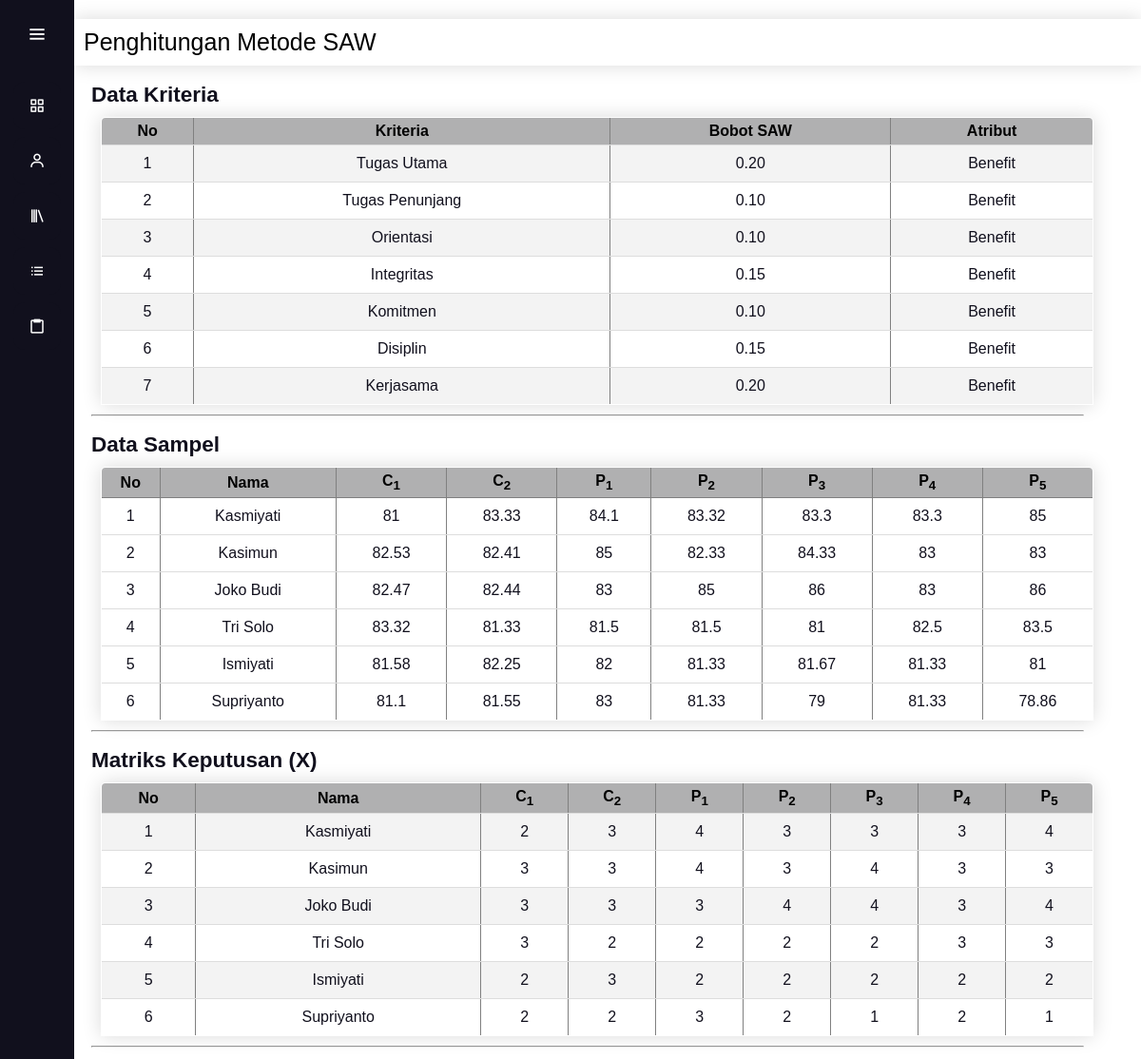
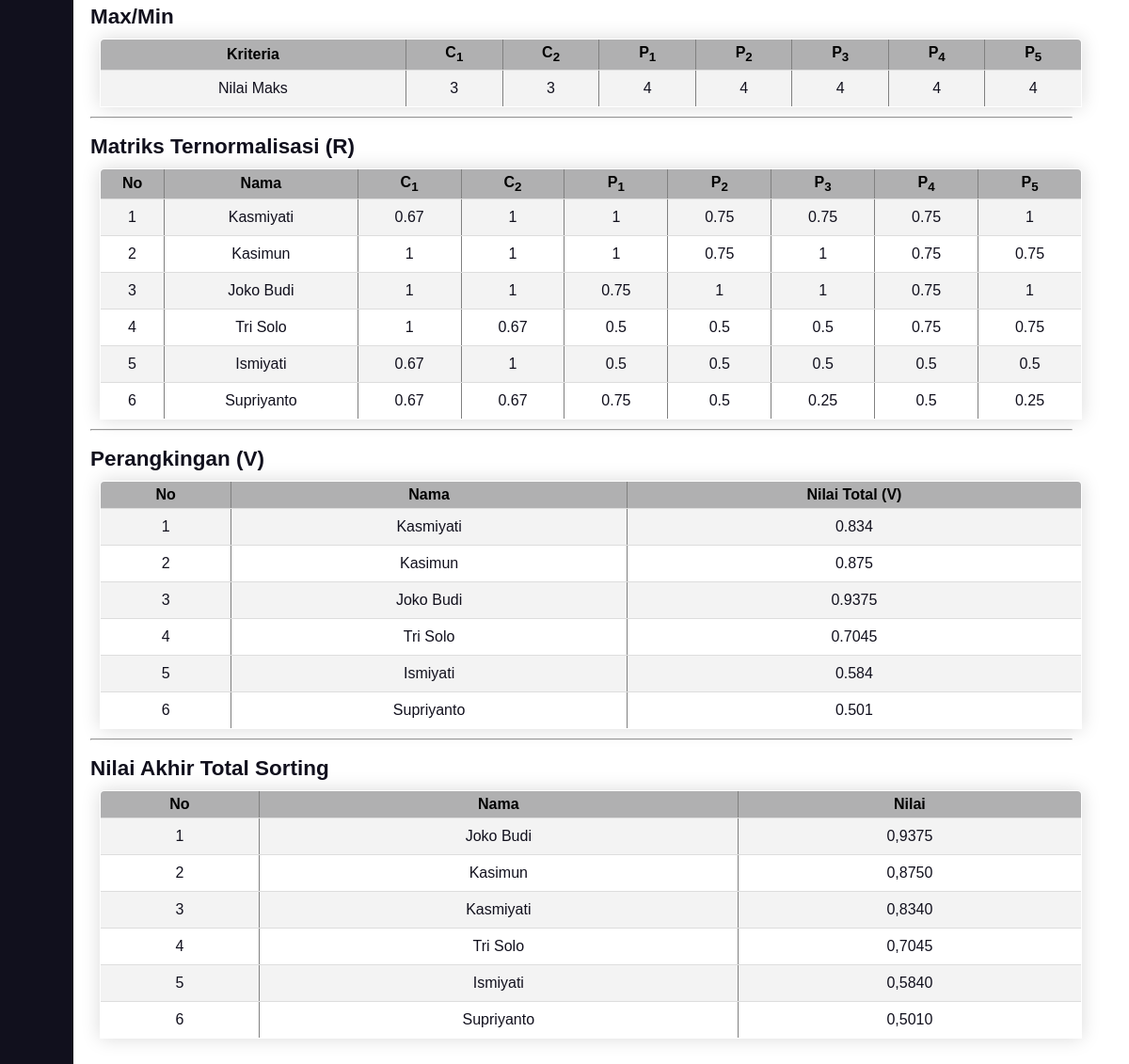
/saw.php, run on the app's committed database (2 pictures, top to bottom).
### tables this page shows
CREATE TABLE `data_subkriteria` (
  `id_sub` tinyint(4) NOT NULL,
  `kriteria` tinyint(4) NOT NULL COMMENT 'FK data_kriteria',
  `nama_sub` varchar(30) NOT NULL,
  `bobot_standar_pm` tinyint(4) NOT NULL,
  `bobot_standar_saw` decimal(4,2) NOT NULL,
  `jenis` enum('C','S') DEFAULT NULL COMMENT 'C=Core;S=Secondary',
  `jns_saw` varchar(7) NOT NULL
);

CREATE TABLE `data_kriteria` (
  `id_aspek` tinyint(3) UNSIGNED NOT NULL,
  `nama_aspek` varchar(100) NOT NULL,
  `bobot` float NOT NULL,
  `bobot_core` float NOT NULL,
  `bobot_secondary` float NOT NULL,
  `nama_singkat` char(1) DEFAULT NULL
);

CREATE TABLE `data_alternatif` (
  `id_karyawan` tinyint(3) UNSIGNED NOT NULL,
  `nama_karyawan` varchar(100) NOT NULL
);

CREATE TABLE `data_sample` (
  `id_sample` int(11) UNSIGNED NOT NULL,
  `karyawan` tinyint(3) UNSIGNED DEFAULT NULL,
  `faktor` tinyint(3) UNSIGNED DEFAULT NULL,
  `nilai` float UNSIGNED DEFAULT NULL
);

### saw.php (the view, shortened to what this page needs)
<?php
	$conn = mysqli_connect("localhost", "root", "", "spk");
?>
<!doctype html>
<html lang="en">
  	<head>
		<link rel="stylesheet" href="style.css"><link rel="stylesheet" href="fontAwesome/css/fontawesome.min.css">
		<link rel="stylesheet" href="fontAwesome/css/all.min.css">
		<link href='https://unpkg.com/boxicons@2.0.7/css/boxicons.min.css' rel='stylesheet'>
  	</head>
  	<body>
  		<div class="sidebar">
            <div class="logo-details">
                <i class='bx bx-menu' id="btn" ></i>
            </div>
            <ul class="nav-list">
                <li>
                    <a href="index.php">
                        <i class='bx bx-grid-alt'></i>
                    </a>
                </li>
                <li>
                    <a href="data_alternatif.php">
                        <i class='bx bx-user' ></i>
                    </a>
                </li>
                <li>
                    <a href="data_kriteria.php">
                        <i class='bx bx-library'></i>
                    </a>
                </li>
                <li>
                    <a href="data_subkriteria.php">
                        <i class='bx bx-list-ul'></i>
                    </a>
                </li>
                <li>
                    <a href="hasil.php">
                        <i class='bx bx-clipboard'></i>
                    </a>
                </li>
            </ul>
        </div>
		<section class = "home-section">
            <div class="header">Penghitungan Metode SAW</div>
            <div class='text'>
				<?php
						$sql="SELECT * FROM data_sample";
						$hasil=mysqli_query($conn, $sql);
						while($row=mysqli_fetch_assoc($hasil))
							{
								$nilai_sample[$row['karyawan']][$row['faktor']]=$row['nilai'];
							}
						$nama_karyawan=array();
						$nilai_akhir=array();
						$sql="SELECT * FROM data_alternatif ORDER BY id_karyawan";
						$hasil=mysqli_query($conn, $sql);
						while($row=mysqli_fetch_assoc($hasil))
							{
								$nama_karyawan[$row['id_karyawan']]=$row['nama_karyawan'];
								$nilai_akhir[$row['id_karyawan']]=0;
							}
						$nama_aspek=array();
						$nama_singkat=array();
						$jumlah_kolom=array();
						$sql="SELECT *,(SELECT COUNT(id_sub) FROM data_subkriteria WHERE kriteria=id_aspek) AS jum_kolom
							FROM data_kriteria";
						$hasil=mysqli_query($conn, $sql);
						while($row=mysqli_fetch_assoc($hasil))
							{
								$aspek=$row['id_aspek'];
								$nama_aspek[$row['id_aspek']]=$row['nama_aspek'];
								$nama_singkat[$row['id_aspek']]=$row['nama_singkat'];
								$jumlah_kolom[$row['id_aspek']]=$row['jum_kolom'];
								$sql2="SELECT * FROM data_subkriteria WHERE kriteria='$aspek' ORDER BY id_sub";
								$hasil2=mysqli_query($conn, $sql2);
								$kolom=1;
								while($row2=mysqli_fetch_assoc($hasil2))
									{
										$r_index[$aspek][$kolom]=$row2['id_sub'];
										$kolom++;
									}
							}
					?>
				<h2>Data Kriteria</h2>
					<table class = 'content-table' border='1' width='100%'>
						<tr align='center'>
							<th>No</th>
							<th>Kriteria</th>
							<th>Bobot SAW</th>
							<th>Atribut</th>
						</tr>
						<?php
							$norm=array();
							$no=1;
							$sql="SELECT * FROM data_subkriteria ORDER BY id_sub";
							$hasil=mysqli_query($conn, $sql);
							$bobot_saw=array();
							while($row=mysqli_fetch_assoc($hasil))
							{
								$bobot_saw[$row['id_sub']]=$row['bobot_standar_saw'];
						?>
						<tr align='center'>
							<td><?php echo $no++;?></td>
							<td><?php echo $row['nama_sub'];?></td>
							<td><?php echo $row['bobot_standar_saw'];?></td>
							<td><?php echo $row['jns_saw'];?></td>
						</tr>
						<?php
								}
						?>
					</table>
					<hr><br>
				<h2>Data Sampel</h2>
					<table border = '1' class = 'content-table' width='100%'>
						<thead><tr align='center'>
							<th>No</th>
							<th>Nama</th>
							<?php while (list($key, $value) = each($nama_aspek))
									{
										for($kol=1;$kol<=$jumlah_kolom[$key];$kol++) {?>
							<th><?php echo $nama_singkat[$key]; ?><sub><?php echo $kol;?></sub></th>
							<?php }
							}?>
						</tr></thead>
						<?php
							reset($nama_karyawan);
							$nomor=1;
							while (list($k, $v) = each($nama_karyawan))
								{
						?>
						<tbody><tr align='center'>
							<td><?php echo $nomor++;?></td>
							<td><?php echo $nama_karyawan[$k];?></td>
							<?php
								reset($nama_aspek);
								while (list($key, $value) = each($nama_aspek))
								{
									for($kol=1;$kol<=$jumlah_kolom[$key];$kol++) {
										$pos=$r_index[$key][$kol];
								?>
							<td><?php echo $nilai_sample[$k][$pos]; ?></td>
							<?php
									}
								} ?>
						</tr></tbody>
						<?php
							}
						?>
					</table>
        			<hr> <br>
				<h2>Matriks Keputusan (X)</h2>
					<table border='1' class = 'content-table' width='100%'>
						<tr align='center'>
							<th>No</th>
							<th>Nama</th>
							<?php
								reset($nama_aspek);
								while (list($key, $value) = each($nama_aspek))
									{
									for($kol=1;$kol<=$jumlah_kolom[$key];$kol++) {?>
							<th><?php echo $nama_singkat[$key]; ?><sub><?php echo $kol;?></sub></th>
							<?php 		}
									} ?>
						</tr>
						<?php
							reset($nama_karyawan);
							$nomor=1;
							while (list($k, $v) = each($nama_karyawan))
								{
						?>
						<tr align='center'>
							<td><?php echo $nomor++;?></td>
							<td><?php echo $nama_karyawan[$k];?></td>
							<?php
								reset($nama_aspek);
								while (list($key, $value) = each($nama_aspek))
									{
									for($kol=1;$kol<=$jumlah_kolom[$key];$kol++) {
										$pos=$r_index[$key][$kol];
										if($nilai_sample[$k][$pos]<=80.0){
											$nilai_sample[$k][$pos]= 1;
										}elseif($nilai_sample[$k][$pos]<=82.0){
											$nilai_sample[$k][$pos]=2;
										}elseif($nilai_sample[$k][$pos]<=84.0){
											$nilai_sample[$k][$pos]=3;
										}elseif($nilai_sample[$k][$pos]<=100.0){
											$nilai_sample[$k][$pos]=4;
										}
								?>
							<td><?php echo $nilai_sample[$k][$pos];?></td>
							<?php }
								}?>
						</tr>
						<?php
								}
						?>
					</table>
				<hr> <br>
				<h2>Max/Min</h2>
					<table border = '1' class = 'content-table' width='100%'>
						<tr align='center'>
							<th>Kriteria</th>
							<?php
								reset($nama_aspek);
								while (list($key, $value) = each($nama_aspek))
									{
									for($kol=1;$kol<=$jumlah_kolom[$key];$kol++) {?>
							<th><?php echo $nama_singkat[$key]; ?><sub><?php echo $kol;?></sub></th>
							<?php }
								}	?>
						</tr>
						<tr align='center'>
							<td>Nilai Maks</td>
							<?php
							reset($nama_aspek);
							while (list($key, $value) = each($nama_aspek))
								{
									for($kol=1;$kol<=$jumlah_kolom[$key];$kol++) {
										$pos=$r_index[$key][$kol];
										for ($a=1; $a<=count($nilai_sample); $a++){
											$n = $nilai_sample[$a][$pos];
											$norm[] = $n;
										}
										$maks[$pos] = max($norm);
										$mins[$pos] = min($norm);
								?>
							<td>
								<?php if ($jns_saw='Benefit'){
										echo $maks[$pos];
									}elseif ($jns_saw='Cost') {
										echo $mins[$pos];
									}
								}
								?>
							</td>
							<?php
								}
							?>
						</tr>
					</table>
				<hr /> <br>
				<h2>Matriks Ternormalisasi (R)</h2>
					<table border='1' class = 'content-table' width='100%'>
						<tr align='center'>
							<th>No</th>
							<th>Nama</th>
							<?php
								reset($nama_aspek);
								while (list($key, $value) = each($nama_aspek))
									{
									for($kol=1;$kol<=$jumlah_kolom[$key];$kol++) {?>
							<th><?php echo $nama_singkat[$key]; ?><sub><?php echo $kol;?></sub></th>
							<?php 		}
									} ?>
						</tr>
						<?php
							reset($nama_karyawan);
							$nomor=1;
							while (list($k, $v) = each($nama_karyawan))
								{
						?>
						<tr align='center'>
							<td><?php echo $nomor++;?></td>
							<td><?php echo $nama_karyawan[$k];?></td>
							<?php
								reset($nama_aspek);
								while (list($key, $value) = each($nama_aspek))
									{
									for($kol=1;$kol<=$jumlah_kolom[$key];$kol++) {
										$pos=$r_index[$key][$kol];
										$matriks_r[$k][$pos]= $nilai_sample[$k][$pos]/$maks[$pos];
								?>
							<td><?php echo round($matriks_r[$k][$pos], 2);?></td>
							<?php }
								}?>
						</tr>
						<?php
								}
						?>
					</table>
				<hr><br>
				<h2>Perangkingan (V)</h2>
					<table border='1' class = 'content-table' width='100%'>
						<tr align='center'>
							<th>No</th>
							<th>Nama</th>
							<th>Nilai Total (V)</th>
						</tr>
						<?php
							reset($nama_karyawan);
							$nomor=1;
							while (list($k, $v) = each($nama_karyawan))
								{
						?>
						<tr align='center'>
							<td><?php echo $nomor++;?></td>
							<td><?php echo $nama_karyawan[$k];?></td>
							<?php
								reset($nama_aspek);
								while (list($key, $value) = each($nama_aspek)) {
									for($kol=1;$kol<=$jumlah_kolom[$key];$kol++) {
										$pos=$r_index[$key][$kol];
										$nilai_akhir[$k] += (round($matriks_r[$k][$pos], 2) * $bobot_saw[$pos]);
									};
								}
							?>
							<td><?php echo round($nilai_akhir[$k], 4); ?></td>
						</tr>
						<?php
								}
						?>
					</table>
					<?php
						reset($nilai_akhir);
						arsort($nilai_akhir);
					?>
					<hr><br>
				<h1>Nilai Akhir Total Sorting</h1>
					<table border='1' class = 'content-table' width='100%'>
						<tr align='center'>
							<th>No</th>
							<th>Nama</th>
							<th>Nilai</th>
						</tr>
							<?php
								$nomor=1;
								while (list($k, $v) = each($nilai_akhir))
									{
								?>
						<tr align='center'>
								<td><?php echo $nomor++; ?></td>
								<td><?php echo $nama_karyawan[$k]; ?></td>
								<td><?php echo number_format($nilai_akhir[$k],4,",","."); ?></td>
						</tr>
						<?php
									}
							?>
					</table>
			</div>
		</section>
	</body>
</html>

### style.css (style rules this page uses)
* { margin: 0; padding: 0; box-sizing: border-box; font-family: "Poppins" , sans-serif; }
* { margin: 0; padding: 0; font-family: 'Quicksand', sans-serif; }
.content-table { border-collapse: collapse; margin: 25px 0px; font-size: 18px; border-radius: 5px 5px 0 0; overflow: hidden; box-shadow: 0 0 20px rgba(0, 0, 0, 0.15); }
.content-table tr th { background-color: #b0b0b1; color: #000000; text-align:center; }
.content-table th, .content-table td { padding: 12px 15px; }
.content-table tbody tr { border-bottom: 1px solid #dddddd; }
.content-table tbody tr:nth-of-type(even) { background-color: #f3f3f3; }
.sidebar { position: fixed; left: 0; top: 0; height: 100%; width: 78px; background: #11101D; padding: 6px 14px; z-index: 99; transition: all 0.5s ease; }
.sidebar .logo-details { height: 60px; display: flex; align-items: center; position: relative; }
.sidebar .logo-details #btn { position: absolute; top: 50%; right: 0; transform: translateY(-50%); font-size: 22px; transition: all 0.4s ease; font-size: 23px; text-align: center; cursor: pointer; transition: all 0.5s ease; }
.sidebar i { color: #fff; height: 60px; min-width: 50px; font-size: 28px; text-align: center; line-height: 60px; }
.sidebar .nav-list { margin-top: 20px; height: 100%; }
.sidebar li { position: relative; margin: 8px 0; list-style: none; }
.sidebar li a { display: flex; height: 100%; width: 100%; border-radius: 12px; align-items: center; text-decoration: none; transition: all 0.4s ease; background: #11101D; }
.sidebar li i { height: 50px; line-height: 50px; font-size: 18px; border-radius: 12px; }
.home-section { position: relative; background: #ffffff; min-height: 100vh; top: 20px; left: 78px; width: calc(100% - 78px); transition: all 0.5s ease; z-index: 2; }
.home-section .header { background: #ffffff; text-align: left; color: rgb(0, 0, 0); font-size: 25px; font-weight: 500; margin: 0px; padding: 10px; box-shadow: 0 0 20px rgba(0, 0, 0, 0.15); }
.home-section .text { display: inline-block; color: #11101d; font-size: 15px; font-weight: 50; margin: 18px; max-width:100%; width: calc(100% - 78px); }
.home-section .text table { font-size: 16px; margin: 10px; float: left; }
.home-section .text table tr, .home-section .text table td { padding: 10px; }
.home-section .text table th { padding: 5px; height: auto; }

### data on the page
data_subkriteria: nama_sub "Tugas Utama", bobot_standar_saw "0.20", jns_saw "Benefit"
data_subkriteria: nama_sub "Tugas Penunjang", bobot_standar_saw "0.10", jns_saw "Benefit"
data_subkriteria: nama_sub "Orientasi", bobot_standar_saw "0.10", jns_saw "Benefit"
data_subkriteria: nama_sub "Integritas", bobot_standar_saw "0.15", jns_saw "Benefit"
data_subkriteria: nama_sub "Komitmen", bobot_standar_saw "0.10", jns_saw "Benefit"
data_subkriteria: nama_sub "Disiplin", bobot_standar_saw "0.15", jns_saw "Benefit"
data_subkriteria: nama_sub "Kerjasama", bobot_standar_saw "0.20", jns_saw "Benefit"
data_kriteria: id_aspek "C", id_aspek "3"
data_kriteria: id_aspek "P", id_aspek "4"
data_alternatif: id_karyawan "Kasmiyati", id_karyawan.id_aspek "81", id_karyawan.id_aspek "83.33", id_karyawan.id_aspek "84.1", id_karyawan.id_aspek "83.32", id_karyawan.id_aspek "83.3", id_karyawan.id_aspek "85", id_karyawan.id_aspek "2", id_karyawan.id_aspek "3", id_karyawan.id_aspek "4", id_karyawan.id_aspek "0.67", id_karyawan "1", id_karyawan.id_aspek "0.75", id_karyawan "0.834"
data_alternatif: id_karyawan "Kasimun", id_karyawan.id_aspek "82.53", id_karyawan.id_aspek "82.41", id_karyawan.id_aspek "85", id_karyawan.id_aspek "82.33", id_karyawan.id_aspek "84.33", id_karyawan.id_aspek "83", id_karyawan.id_aspek "3", id_karyawan.id_aspek "4", id_karyawan.id_aspek "1", id_karyawan.id_aspek "0.75", id_karyawan "0.875"
data_alternatif: id_karyawan "Joko Budi", id_karyawan.id_aspek "82.47", id_karyawan.id_aspek "82.44", id_karyawan.id_aspek "83", id_karyawan.id_aspek "85", id_karyawan.id_aspek "86", id_karyawan "3", id_karyawan.id_aspek "4", id_karyawan.id_aspek "1", id_karyawan.id_aspek "0.75", id_karyawan "0.9375"
data_alternatif: id_karyawan "Tri Solo", id_karyawan.id_aspek "83.32", id_karyawan.id_aspek "81.33", id_karyawan.id_aspek "81.5", id_karyawan.id_aspek "81", id_karyawan.id_aspek "82.5", id_karyawan.id_aspek "83.5", id_karyawan.id_aspek "3", id_karyawan.id_aspek "2", id_karyawan.id_aspek "1", id_karyawan.id_aspek "0.67", id_karyawan.id_aspek "0.5", id_karyawan.id_aspek "0.75", id_karyawan "0.7045"
data_alternatif: id_karyawan "Ismiyati", id_karyawan.id_aspek "81.58", id_karyawan.id_aspek "82.25", id_karyawan.id_aspek "82", id_karyawan.id_aspek "81.33", id_karyawan.id_aspek "81.67", id_karyawan.id_aspek "81", id_karyawan.id_aspek "2", id_karyawan.id_aspek "3", id_karyawan.faktor "2", id_karyawan.id_aspek "0.67", id_karyawan.id_aspek "1", id_karyawan.id_aspek "0.5", id_karyawan "0.584"
data_alternatif: id_karyawan "Supriyanto", id_karyawan.id_aspek "81.1", id_karyawan.id_aspek "81.55", id_karyawan.id_aspek "83", id_karyawan.id_aspek "81.33", id_karyawan.id_aspek "79", id_karyawan.id_aspek "78.86", id_karyawan.id_aspek "2", id_karyawan.faktor "2", id_karyawan.id_aspek "3", id_karyawan.id_aspek "1", id_karyawan.id_aspek "0.67", id_karyawan.id_aspek "0.75", id_karyawan.id_aspek "0.5", id_karyawan.id_aspek "0.25", id_karyawan "0.501"

### other printed values
$nama_karyawan[$k] "Joko Budi"
$nilai_akhir[$k] "0,9375"
$nama_karyawan[$k] "Kasimun"
$nilai_akhir[$k] "0,8750"
$nama_karyawan[$k] "Kasmiyati"
$nilai_akhir[$k] "0,8340"
$nama_karyawan[$k] "Tri Solo"
$nilai_akhir[$k] "0,7045"
$nama_karyawan[$k] "Ismiyati"
$nilai_akhir[$k] "0,5840"
$nama_karyawan[$k] "Supriyanto"
$nilai_akhir[$k] "0,5010"
